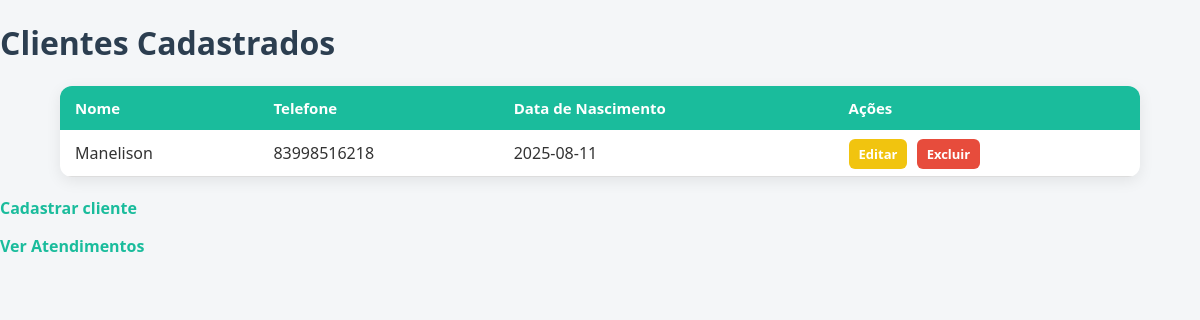
Before: /clientes with the older database file.
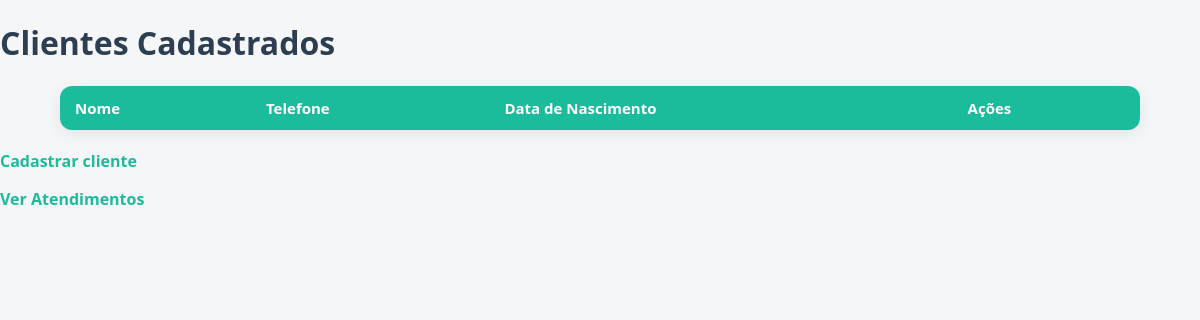
After: the same page with the newer database file.
### tables this page shows
CREATE TABLE cliente (
    id INTEGER PRIMARY KEY AUTOINCREMENT,
    nome TEXT NOT NULL,
    telefone TEXT NOT NULL,
    data_nascimento TEXT NOT NULL
);

### app/views.py (the view)
@app.route('/clientes')
def listar_clientes():
    clientes = cliente_service.get_all_clientes()
    return render_template('clientes/list.html', clientes=clientes)

### app/database/connection.py (called while the page is built)
def get_db():
    db = getattr(g, '_database', None)
    if db is None:
        db = g._database = sqlite3.connect(DATABASE)
    return db

@app.teardown_appcontext
def close_connection(exception):
    db = getattr(g, '_database', None)
    if db is not None:
        db.close()

### app/models/cliente_model.py (called while the page is built)
    def get_id(self):
        return self.__id

    def get_nome(self):
        return self.__nome

    def get_data_nascimento(self):
        return self.__data_nascimento

    def get_telefone(self):
        return self.__telefone

### app/repository/cliente_repository.py (called while the page is built)
    def get_all_clientes(self):
        connection = get_db()
        cursor = connection.cursor()
        cursor.execute("SELECT * FROM cliente")
        rows = cursor.fetchall()
        return [
            ClienteModel(id=row[0], nome=row[1], telefone=row[2], data_nascimento=row[3]) for row in rows
        ]

### app/service/cliente_service.py (called while the page is built)
    def get_all_clientes(self):
        return self.cliente_repository.get_all_clientes()

### app/templates/clientes/list.html
{% extends 'base.html' %}
{% block content %}
<h1>Clientes Cadastrados</h1>
<table>
    <thead>
        <tr>
            <th>
                Nome
            </th>
            <th>
                Telefone
            </th>
            <th>
                Data de Nascimento
            </th>
            <th>
                Ações
            </th>
        </tr>
    </thead>
    <tbody>
        {% for cliente in clientes %}
        <tr>
            <td>
                {{ cliente.get_nome() }}
            </td>
            <td>
                {{ cliente.get_telefone() }}
            </td>
            <td>
                {{ cliente.get_data_nascimento() }}
            </td>
            <td>
                <a href="{{ url_for('editar_cliente', id=cliente.get_id())}}">Editar</a>
                <a href="{{ url_for('excluir_cliente', id=cliente.get_id())}}">Excluir</a>
            </td>
        </tr>
        {%endfor%}
    </tbody>
</table>
<a href="{{ url_for('criar_cliente')}}">Cadastrar cliente </a>
<p>
    <a href="{{ url_for('listar_atendimentos')}}">Ver Atendimentos</a>
</p>
{% endblock %}

### app/templates/base.html (shortened to what this page needs)
<!DOCTYPE html>
<html lang="pt-BR">
<head>
    <link rel="stylesheet" href="{{ url_for('static', filename='style.css') }}">
</head>
<body>
    <main>
        {% block content %}
        {% endblock %}
    </main>
</body>
</html>

### app/static/style.css (style rules this page uses)
body { font-family: 'Segoe UI', Tahoma, sans-serif; background-color: #f4f6f8; color: #333; margin: 0; padding: 0; }
h1, h2 { color: #2c3e50; }
a { color: #1abc9c; text-decoration: none; font-weight: 600; }
table { width: 90%; margin: 20px auto; border-collapse: collapse; background-color: #fff; box-shadow: 0 4px 15px rgba(0,0,0,0.08); border-radius: 12px; overflow: hidden; }
thead { background-color: #1abc9c; color: white; }
thead th { padding: 12px 15px; text-align: left; font-size: 15px; }

Changed rows visible on the page:
removed cliente: get_nome "Manelison", get_telefone "83998516218", get_data_nascimento "2025-08-11"
